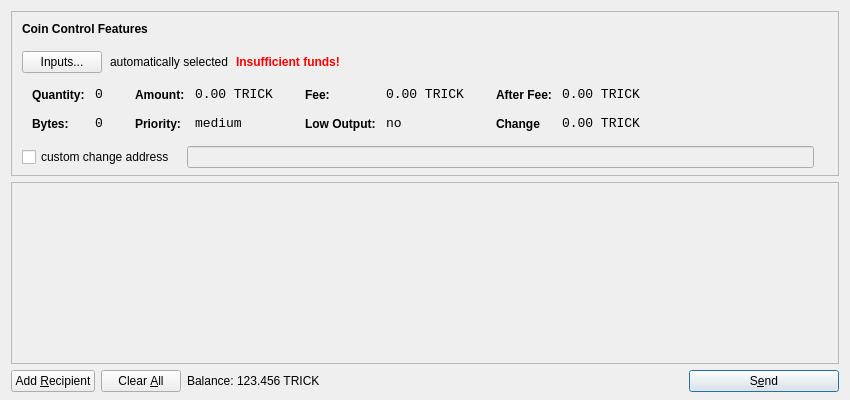
<?xml version="1.0" encoding="UTF-8"?>
<ui version="4.0">
 <class>SendCoinsDialog</class>
 <widget class="QDialog" name="SendCoinsDialog">
  <property name="geometry">
   <rect>
    <x>0</x>
    <y>0</y>
    <width>850</width>
    <height>400</height>
   </rect>
  </property>
  <property name="windowTitle">
   <string>Send Coins</string>
  </property>
  <layout class="QVBoxLayout" name="verticalLayout" stretch="0,1,0">
   <property name="bottomMargin">
    <number>8</number>
   </property>
   <item>
    <widget class="QFrame" name="frameCoinControl">
     <property name="sizePolicy">
      <sizepolicy hsizetype="Expanding" vsizetype="Expanding">
       <horstretch>0</horstretch>
       <verstretch>0</verstretch>
      </sizepolicy>
     </property>
     <property name="maximumSize">
      <size>
       <width>16777215</width>
       <height>16777215</height>
      </size>
     </property>
     <property name="frameShape">
      <enum>QFrame::StyledPanel</enum>
     </property>
     <property name="frameShadow">
      <enum>QFrame::Sunken</enum>
     </property>
     <layout class="QVBoxLayout" name="verticalLayoutCoinControl2">
      <property name="spacing">
       <number>-1</number>
      </property>
      <property name="leftMargin">
       <number>0</number>
      </property>
      <property name="topMargin">
       <number>0</number>
      </property>
      <property name="rightMargin">
       <number>0</number>
      </property>
      <property name="bottomMargin">
       <number>6</number>
      </property>
      <item>
       <layout class="QVBoxLayout" name="verticalLayoutCoinControl" stretch="0,0,0,0,1">
        <property name="spacing">
         <number>0</number>
        </property>
        <property name="leftMargin">
         <number>10</number>
        </property>
        <property name="topMargin">
         <number>10</number>
        </property>
        <item>
         <layout class="QHBoxLayout" name="horizontalLayoutCoinControl1">
          <property name="bottomMargin">
           <number>15</number>
          </property>
          <item>
           <widget class="QLabel" name="labelCoinControlFeatures">
            <property name="sizePolicy">
             <sizepolicy hsizetype="Preferred" vsizetype="Maximum">
              <horstretch>0</horstretch>
              <verstretch>0</verstretch>
             </sizepolicy>
            </property>
            <property name="font">
             <font>
              <weight>75</weight>
              <bold>true</bold>
             </font>
            </property>
            <property name="styleSheet">
             <string notr="true">font-weight:bold;</string>
            </property>
            <property name="text">
             <string>Coin Control Features</string>
            </property>
           </widget>
          </item>
         </layout>
        </item>
        <item>
         <layout class="QHBoxLayout" name="horizontalLayoutCoinControl2" stretch="0,0,0,0">
          <property name="spacing">
           <number>8</number>
          </property>
          <property name="bottomMargin">
           <number>10</number>
          </property>
          <item>
           <widget class="QPushButton" name="pushButtonCoinControl">
            <property name="styleSheet">
             <string notr="true"/>
            </property>
            <property name="text">
             <string>Inputs...</string>
            </property>
           </widget>
          </item>
          <item>
           <widget class="QLabel" name="labelCoinControlAutomaticallySelected">
            <property name="text">
             <string>automatically selected</string>
            </property>
            <property name="margin">
             <number>5</number>
            </property>
           </widget>
          </item>
          <item>
           <widget class="QLabel" name="labelCoinControlInsuffFunds">
            <property name="font">
             <font>
              <weight>75</weight>
              <bold>true</bold>
             </font>
            </property>
            <property name="styleSheet">
             <string notr="true">color:red;font-weight:bold;</string>
            </property>
            <property name="text">
             <string>Insufficient funds!</string>
            </property>
            <property name="margin">
             <number>5</number>
            </property>
           </widget>
          </item>
          <item>
           <spacer name="horizontalSpacerCoinControl">
            <property name="orientation">
             <enum>Qt::Horizontal</enum>
            </property>
            <property name="sizeHint" stdset="0">
             <size>
              <width>40</width>
              <height>1</height>
             </size>
            </property>
           </spacer>
          </item>
         </layout>
        </item>
        <item>
         <widget class="QWidget" name="widgetCoinControl" native="true">
          <property name="sizePolicy">
           <sizepolicy hsizetype="Preferred" vsizetype="Preferred">
            <horstretch>0</horstretch>
            <verstretch>0</verstretch>
           </sizepolicy>
          </property>
          <property name="minimumSize">
           <size>
            <width>0</width>
            <height>0</height>
           </size>
          </property>
          <property name="styleSheet">
           <string notr="true"/>
          </property>
          <layout class="QHBoxLayout" name="horizontalLayoutCoinControl5">
           <property name="margin">
            <number>0</number>
           </property>
           <item>
            <layout class="QHBoxLayout" name="horizontalLayoutCoinControl3" stretch="0,0,0,1">
             <property name="spacing">
              <number>20</number>
             </property>
             <property name="topMargin">
              <number>0</number>
             </property>
             <property name="bottomMargin">
              <number>10</number>
             </property>
             <item>
              <layout class="QFormLayout" name="formLayoutCoinControl1">
               <property name="horizontalSpacing">
                <number>10</number>
               </property>
               <property name="verticalSpacing">
                <number>14</number>
               </property>
               <property name="leftMargin">
                <number>10</number>
               </property>
               <property name="topMargin">
                <number>4</number>
               </property>
               <property name="rightMargin">
                <number>6</number>
               </property>
               <item row="0" column="0">
                <widget class="QLabel" name="labelCoinControlQuantityText">
                 <property name="styleSheet">
                  <string notr="true">font-weight:bold;</string>
                 </property>
                 <property name="text">
                  <string>Quantity:</string>
                 </property>
                 <property name="margin">
                  <number>0</number>
                 </property>
                </widget>
               </item>
               <item row="0" column="1">
                <widget class="QLabel" name="labelCoinControlQuantity">
                 <property name="font">
                  <font>
                   <family>Monospace</family>
                   <pointsize>10</pointsize>
                  </font>
                 </property>
                 <property name="cursor">
                  <cursorShape>IBeamCursor</cursorShape>
                 </property>
                 <property name="contextMenuPolicy">
                  <enum>Qt::ActionsContextMenu</enum>
                 </property>
                 <property name="text">
                  <string>0</string>
                 </property>
                 <property name="margin">
                  <number>0</number>
                 </property>
                 <property name="textInteractionFlags">
                  <set>Qt::LinksAccessibleByMouse|Qt::TextSelectableByKeyboard|Qt::TextSelectableByMouse</set>
                 </property>
                </widget>
               </item>
               <item row="1" column="0">
                <widget class="QLabel" name="labelCoinControlBytesText">
                 <property name="styleSheet">
                  <string notr="true">font-weight:bold;</string>
                 </property>
                 <property name="text">
                  <string>Bytes:</string>
                 </property>
                </widget>
               </item>
               <item row="1" column="1">
                <widget class="QLabel" name="labelCoinControlBytes">
                 <property name="font">
                  <font>
                   <family>Monospace</family>
                   <pointsize>10</pointsize>
                  </font>
                 </property>
                 <property name="cursor">
                  <cursorShape>IBeamCursor</cursorShape>
                 </property>
                 <property name="contextMenuPolicy">
                  <enum>Qt::ActionsContextMenu</enum>
                 </property>
                 <property name="text">
                  <string>0</string>
                 </property>
                 <property name="textInteractionFlags">
                  <set>Qt::LinksAccessibleByMouse|Qt::TextSelectableByKeyboard|Qt::TextSelectableByMouse</set>
                 </property>
                </widget>
               </item>
              </layout>
             </item>
             <item>
              <layout class="QFormLayout" name="formLayoutCoinControl2">
               <property name="horizontalSpacing">
                <number>10</number>
               </property>
               <property name="verticalSpacing">
                <number>14</number>
               </property>
               <property name="leftMargin">
                <number>6</number>
               </property>
               <property name="topMargin">
                <number>4</number>
               </property>
               <property name="rightMargin">
                <number>6</number>
               </property>
               <item row="0" column="0">
                <widget class="QLabel" name="labelCoinControlAmountText">
                 <property name="styleSheet">
                  <string notr="true">font-weight:bold;</string>
                 </property>
                 <property name="text">
                  <string>Amount:</string>
                 </property>
                 <property name="margin">
                  <number>0</number>
                 </property>
                </widget>
               </item>
               <item row="0" column="1">
                <widget class="QLabel" name="labelCoinControlAmount">
                 <property name="font">
                  <font>
                   <family>Monospace</family>
                   <pointsize>10</pointsize>
                  </font>
                 </property>
                 <property name="cursor">
                  <cursorShape>IBeamCursor</cursorShape>
                 </property>
                 <property name="contextMenuPolicy">
                  <enum>Qt::ActionsContextMenu</enum>
                 </property>
                 <property name="text">
                  <string>0.00 TRICK</string>
                 </property>
                 <property name="textInteractionFlags">
                  <set>Qt::LinksAccessibleByMouse|Qt::TextSelectableByKeyboard|Qt::TextSelectableByMouse</set>
                 </property>
                </widget>
               </item>
               <item row="1" column="0">
                <widget class="QLabel" name="labelCoinControlPriorityText">
                 <property name="styleSheet">
                  <string notr="true">font-weight:bold;</string>
                 </property>
                 <property name="text">
                  <string>Priority:</string>
                 </property>
                </widget>
               </item>
               <item row="1" column="1">
                <widget class="QLabel" name="labelCoinControlPriority">
                 <property name="font">
                  <font>
                   <family>Monospace</family>
                   <pointsize>10</pointsize>
                  </font>
                 </property>
                 <property name="cursor">
                  <cursorShape>IBeamCursor</cursorShape>
                 </property>
                 <property name="contextMenuPolicy">
                  <enum>Qt::ActionsContextMenu</enum>
                 </property>
                 <property name="text">
                  <string>medium</string>
                 </property>
                 <property name="textInteractionFlags">
                  <set>Qt::LinksAccessibleByMouse|Qt::TextSelectableByKeyboard|Qt::TextSelectableByMouse</set>
                 </property>
                </widget>
               </item>
              </layout>
             </item>
             <item>
              <layout class="QFormLayout" name="formLayoutCoinControl3">
               <property name="horizontalSpacing">
                <number>10</number>
               </property>
               <property name="verticalSpacing">
                <number>14</number>
               </property>
               <property name="leftMargin">
                <number>6</number>
               </property>
               <property name="topMargin">
                <number>4</number>
               </property>
               <property name="rightMargin">
                <number>6</number>
               </property>
               <item row="0" column="0">
                <widget class="QLabel" name="labelCoinControlFeeText">
                 <property name="styleSheet">
                  <string notr="true">font-weight:bold;</string>
                 </property>
                 <property name="text">
                  <string>Fee:</string>
                 </property>
                 <property name="margin">
                  <number>0</number>
                 </property>
                </widget>
               </item>
               <item row="0" column="1">
                <widget class="QLabel" name="labelCoinControlFee">
                 <property name="font">
                  <font>
                   <family>Monospace</family>
                   <pointsize>10</pointsize>
                  </font>
                 </property>
                 <property name="cursor">
                  <cursorShape>IBeamCursor</cursorShape>
                 </property>
                 <property name="contextMenuPolicy">
                  <enum>Qt::ActionsContextMenu</enum>
                 </property>
                 <property name="text">
                  <string>0.00 TRICK</string>
                 </property>
                 <property name="textInteractionFlags">
                  <set>Qt::LinksAccessibleByMouse|Qt::TextSelectableByKeyboard|Qt::TextSelectableByMouse</set>
                 </property>
                </widget>
               </item>
               <item row="1" column="0">
                <widget class="QLabel" name="labelCoinControlLowOutputText">
                 <property name="styleSheet">
                  <string notr="true">font-weight:bold;</string>
                 </property>
                 <property name="text">
                  <string>Low Output:</string>
                 </property>
                </widget>
               </item>
               <item row="1" column="1">
                <widget class="QLabel" name="labelCoinControlLowOutput">
                 <property name="font">
                  <font>
                   <family>Monospace</family>
                   <pointsize>10</pointsize>
                  </font>
                 </property>
                 <property name="cursor">
                  <cursorShape>IBeamCursor</cursorShape>
                 </property>
                 <property name="contextMenuPolicy">
                  <enum>Qt::ActionsContextMenu</enum>
                 </property>
                 <property name="text">
                  <string>no</string>
                 </property>
                 <property name="textInteractionFlags">
                  <set>Qt::LinksAccessibleByMouse|Qt::TextSelectableByKeyboard|Qt::TextSelectableByMouse</set>
                 </property>
                </widget>
               </item>
              </layout>
             </item>
             <item>
              <layout class="QFormLayout" name="formLayoutCoinControl4">
               <property name="horizontalSpacing">
                <number>10</number>
               </property>
               <property name="verticalSpacing">
                <number>14</number>
               </property>
               <property name="leftMargin">
                <number>6</number>
               </property>
               <property name="topMargin">
                <number>4</number>
               </property>
               <property name="rightMargin">
                <number>6</number>
               </property>
               <item row="0" column="0">
                <widget class="QLabel" name="labelCoinControlAfterFeeText">
                 <property name="styleSheet">
                  <string notr="true">font-weight:bold;</string>
                 </property>
                 <property name="text">
                  <string>After Fee:</string>
                 </property>
                 <property name="margin">
                  <number>0</number>
                 </property>
                </widget>
               </item>
               <item row="0" column="1">
                <widget class="QLabel" name="labelCoinControlAfterFee">
                 <property name="font">
                  <font>
                   <family>Monospace</family>
                   <pointsize>10</pointsize>
                  </font>
                 </property>
                 <property name="cursor">
                  <cursorShape>IBeamCursor</cursorShape>
                 </property>
                 <property name="contextMenuPolicy">
                  <enum>Qt::ActionsContextMenu</enum>
                 </property>
                 <property name="text">
                  <string>0.00 TRICK</string>
                 </property>
                 <property name="textInteractionFlags">
                  <set>Qt::LinksAccessibleByMouse|Qt::TextSelectableByKeyboard|Qt::TextSelectableByMouse</set>
                 </property>
                </widget>
               </item>
               <item row="1" column="0">
                <widget class="QLabel" name="labelCoinControlChangeText">
                 <property name="styleSheet">
                  <string notr="true">font-weight:bold;</string>
                 </property>
                 <property name="text">
                  <string>Change</string>
                 </property>
                </widget>
               </item>
               <item row="1" column="1">
                <widget class="QLabel" name="labelCoinControlChange">
                 <property name="font">
                  <font>
                   <family>Monospace</family>
                   <pointsize>10</pointsize>
                  </font>
                 </property>
                 <property name="cursor">
                  <cursorShape>IBeamCursor</cursorShape>
                 </property>
                 <property name="contextMenuPolicy">
                  <enum>Qt::ActionsContextMenu</enum>
                 </property>
                 <property name="text">
                  <string>0.00 TRICK</string>
                 </property>
                 <property name="textInteractionFlags">
                  <set>Qt::LinksAccessibleByMouse|Qt::TextSelectableByKeyboard|Qt::TextSelectableByMouse</set>
                 </property>
                </widget>
               </item>
              </layout>
             </item>
            </layout>
           </item>
          </layout>
         </widget>
        </item>
        <item>
         <layout class="QHBoxLayout" name="horizontalLayoutCoinControl4" stretch="0,0,0">
          <property name="spacing">
           <number>12</number>
          </property>
          <property name="sizeConstraint">
           <enum>QLayout::SetDefaultConstraint</enum>
          </property>
          <property name="topMargin">
           <number>5</number>
          </property>
          <property name="rightMargin">
           <number>5</number>
          </property>
          <item>
           <widget class="QCheckBox" name="checkBoxCoinControlChange">
            <property name="text">
             <string>custom change address</string>
            </property>
           </widget>
          </item>
          <item>
           <widget class="QLineEdit" name="lineEditCoinControlChange">
            <property name="enabled">
             <bool>false</bool>
            </property>
            <property name="sizePolicy">
             <sizepolicy hsizetype="Expanding" vsizetype="Fixed">
              <horstretch>0</horstretch>
              <verstretch>0</verstretch>
             </sizepolicy>
            </property>
           </widget>
          </item>
          <item>
           <widget class="QLabel" name="labelCoinControlChangeLabel">
            <property name="sizePolicy">
             <sizepolicy hsizetype="Preferred" vsizetype="Expanding">
              <horstretch>0</horstretch>
              <verstretch>0</verstretch>
             </sizepolicy>
            </property>
            <property name="minimumSize">
             <size>
              <width>0</width>
              <height>0</height>
             </size>
            </property>
            <property name="text">
             <string/>
            </property>
            <property name="margin">
             <number>3</number>
            </property>
           </widget>
          </item>
         </layout>
        </item>
        <item>
         <spacer name="verticalSpacerCoinControl">
          <property name="orientation">
           <enum>Qt::Vertical</enum>
          </property>
          <property name="sizeHint" stdset="0">
           <size>
            <width>800</width>
            <height>1</height>
           </size>
          </property>
         </spacer>
        </item>
       </layout>
      </item>
     </layout>
    </widget>
   </item>
   <item>
    <widget class="QScrollArea" name="scrollArea">
     <property name="widgetResizable">
      <bool>true</bool>
     </property>
     <widget class="QWidget" name="scrollAreaWidgetContents">
      <property name="geometry">
       <rect>
        <x>0</x>
        <y>0</y>
        <width>830</width>
        <height>165</height>
       </rect>
      </property>
      <layout class="QVBoxLayout" name="verticalLayout_2">
       <property name="margin">
        <number>0</number>
       </property>
       <item>
        <layout class="QVBoxLayout" name="entries">
         <property name="spacing">
          <number>6</number>
         </property>
        </layout>
       </item>
       <item>
        <spacer name="verticalSpacer">
         <property name="orientation">
          <enum>Qt::Vertical</enum>
         </property>
         <property name="sizeHint" stdset="0">
          <size>
           <width>20</width>
           <height>40</height>
          </size>
         </property>
        </spacer>
       </item>
      </layout>
     </widget>
    </widget>
   </item>
   <item>
    <layout class="QHBoxLayout" name="horizontalLayout">
     <item>
      <widget class="QPushButton" name="addButton">
       <property name="toolTip">
        <string>Send to multiple recipients at once</string>
       </property>
       <property name="text">
        <string>Add &amp;Recipient</string>
       </property>
       <property name="icon">
        <iconset resource="../bitcoin.qrc">
         <normaloff>:/icons/add</normaloff>:/icons/add</iconset>
       </property>
       <property name="autoDefault">
        <bool>false</bool>
       </property>
      </widget>
     </item>
     <item>
      <widget class="QPushButton" name="clearButton">
       <property name="sizePolicy">
        <sizepolicy hsizetype="Minimum" vsizetype="Fixed">
         <horstretch>0</horstretch>
         <verstretch>0</verstretch>
        </sizepolicy>
       </property>
       <property name="toolTip">
        <string>Remove all transaction fields</string>
       </property>
       <property name="text">
        <string>Clear &amp;All</string>
       </property>
       <property name="icon">
        <iconset resource="../bitcoin.qrc">
         <normaloff>:/icons/remove</normaloff>:/icons/remove</iconset>
       </property>
       <property name="autoRepeatDelay">
        <number>300</number>
       </property>
       <property name="autoDefault">
        <bool>false</bool>
       </property>
      </widget>
     </item>
     <item>
      <layout class="QHBoxLayout" name="horizontalLayout_2">
       <property name="spacing">
        <number>3</number>
       </property>
       <item>
        <widget class="QLabel" name="label">
         <property name="sizePolicy">
          <sizepolicy hsizetype="Preferred" vsizetype="Fixed">
           <horstretch>0</horstretch>
           <verstretch>0</verstretch>
          </sizepolicy>
         </property>
         <property name="text">
          <string>Balance:</string>
         </property>
        </widget>
       </item>
       <item>
        <widget class="QLabel" name="labelBalance">
         <property name="sizePolicy">
          <sizepolicy hsizetype="Preferred" vsizetype="Fixed">
           <horstretch>0</horstretch>
           <verstretch>0</verstretch>
          </sizepolicy>
         </property>
         <property name="cursor">
          <cursorShape>IBeamCursor</cursorShape>
         </property>
         <property name="text">
          <string>123.456 TRICK</string>
         </property>
         <property name="textInteractionFlags">
          <set>Qt::LinksAccessibleByMouse|Qt::TextSelectableByKeyboard|Qt::TextSelectableByMouse</set>
         </property>
        </widget>
       </item>
      </layout>
     </item>
     <item>
      <spacer name="horizontalSpacer">
       <property name="orientation">
        <enum>Qt::Horizontal</enum>
       </property>
       <property name="sizeHint" stdset="0">
        <size>
         <width>40</width>
         <height>20</height>
        </size>
       </property>
      </spacer>
     </item>
     <item>
      <widget class="QPushButton" name="sendButton">
       <property name="minimumSize">
        <size>
         <width>150</width>
         <height>0</height>
        </size>
       </property>
       <property name="toolTip">
        <string>Confirm the send action</string>
       </property>
       <property name="text">
        <string>S&amp;end</string>
       </property>
       <property name="icon">
        <iconset resource="../bitcoin.qrc">
         <normaloff>:/icons/send</normaloff>:/icons/send</iconset>
       </property>
       <property name="default">
        <bool>true</bool>
       </property>
      </widget>
     </item>
    </layout>
   </item>
  </layout>
 </widget>
 <resources>
  <include location="../bitcoin.qrc"/>
 </resources>
 <connections/>
</ui>
